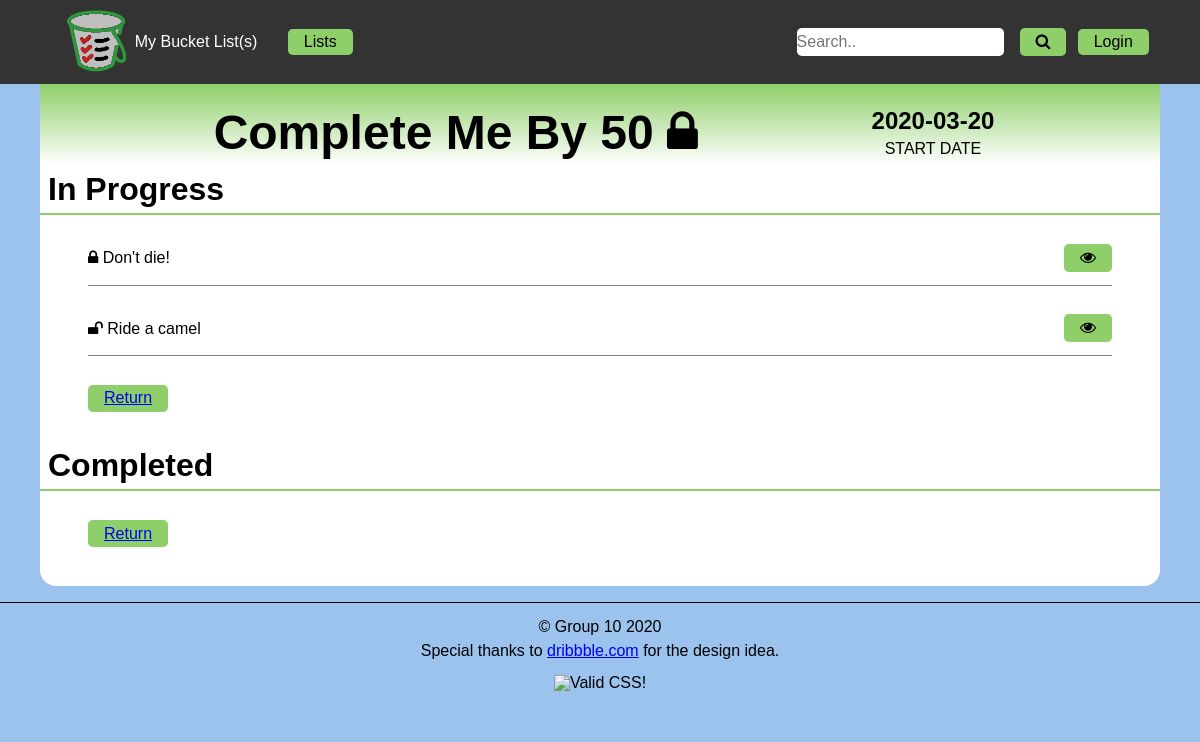
Before: /sample_list.php with the older database file.
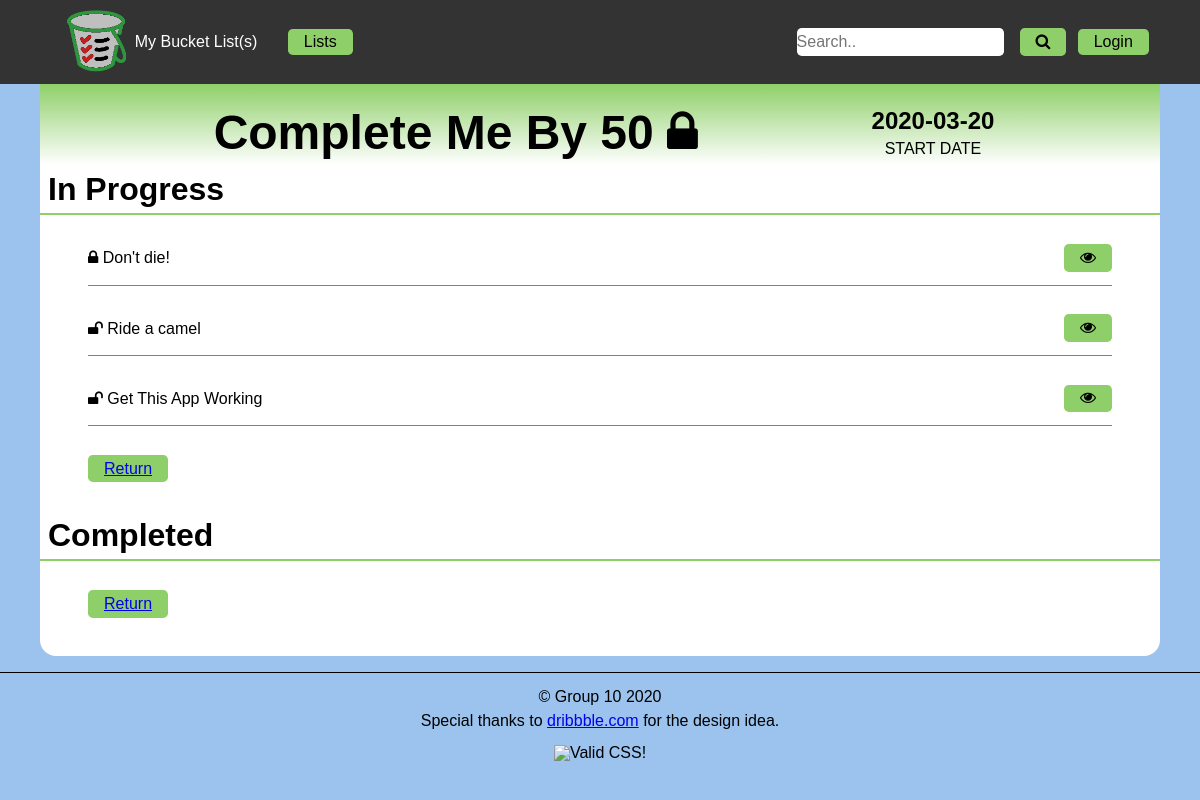
After: the same page with the newer database file.
### tables this page shows
CREATE TABLE IF NOT EXISTS `g10_listitems` (
  `id` int(11) NOT NULL AUTO_INCREMENT,
  `fk_listid` int(11) NOT NULL,
  `name` varchar(50) NOT NULL,
  `description` varchar(280) DEFAULT NULL,
  `picpath` varchar(255) DEFAULT NULL,
  `completion` date DEFAULT NULL,
  `private` tinyint(1) NOT NULL DEFAULT '1',
  PRIMARY KEY (`id`),
  KEY `g10_listid_2_fklistid` (`fk_listid`)
);

### sample_list.php (the view, shortened to what this page needs)
<?php
  $pdo = connectDb();
  $query = "SELECT * FROM `g10_lists` WHERE id = ?";
  $stmt = $pdo->prepare($query);
  $stmt->execute([1]);
  $list = $stmt->fetch();
  $query =  "SELECT id, name, completion, private FROM `g10_listitems` WHERE fk_listid = ?";
  $stmt = $pdo->prepare($query);
  $stmt->execute([$list['id']]);
  $listitems = $stmt->fetchAll();
?>
<!DOCTYPE html>
<html lang="en">
    <head>
        <?php
            include "includes/meta.php";
        ?>
    </head>
    <body>
        <header>
            <?php include 'includes/nav.php' ?>
        </header>
        <main>
            <header>
                <h1>
                    <?= $list['listname'] ?>
                    <?php if($list['private'] == 1):?>
                        <span><i class="fa fa-lock"></i></span>
                    <?php else: ?>
                        <span><i class="fa fa-unlock"></i></span>
                    <?php endif ?>
                </h1>
                <div>
                    <span><?= $list['start'] ?></span>
                    <p>START DATE</p>
                </div>
            </header>
            <h2>In Progress</h2>
            <ul>
                <?php foreach($listitems as $row): ?>
                    <li>
                        <?php if ($row['private'] == 1):?>
                                <span><i class="fa fa-lock"></i> <?= $row['name']?></span>
                        <?php else: ?>
                            <span><i class="fa fa-unlock"></i> <?= $row['name']?></span>
                        <?php endif ?>
                        <div>
                            <button class="viewbutton" value="<?= $row['id']?>"><i class="fa fa-eye"></i></button>
                        </div>
                    </li>
                <?php endforeach ?>
                <li>
                    <button type="button" name="Return" ><a href="display_list.php">Return</a></button>
                </li>
            </ul>
            <h2>Completed</h2>
            <ul>
                <li>
                    <button type="button" name="Return" ><a href="display_list.php">Return</a></button>
                </li>
            </ul>
        </main>
        <?php include 'includes/footer.php' ?>
    </body>
</html>

Changed rows visible on the page:
added g10_listitems: name "Get This App Working", $row['id'] 20 (drawn)
